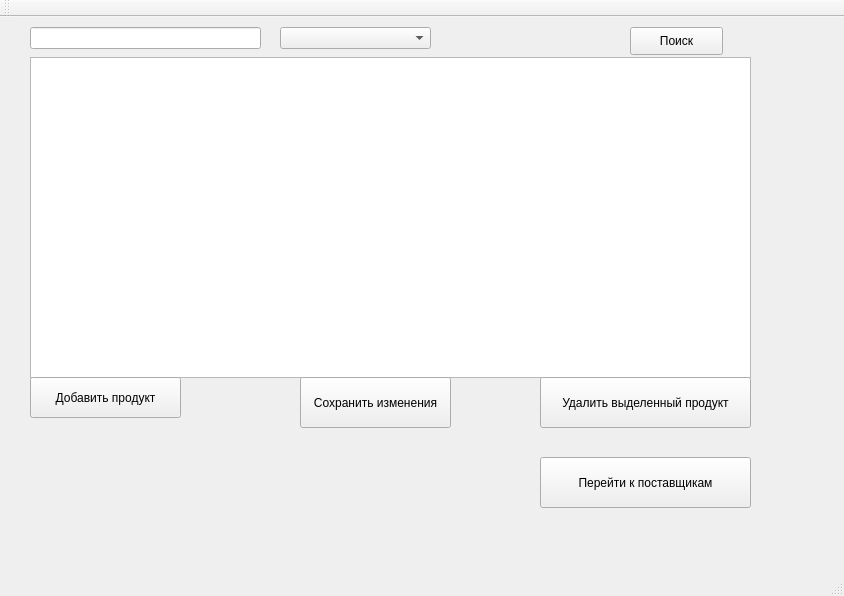
<?xml version="1.0" encoding="UTF-8"?>
<ui version="4.0">
 <class>MainWindow</class>
 <widget class="QMainWindow" name="MainWindow">
  <property name="geometry">
   <rect>
    <x>0</x>
    <y>0</y>
    <width>844</width>
    <height>596</height>
   </rect>
  </property>
  <property name="windowTitle">
   <string>MainWindow</string>
  </property>
  <widget class="QWidget" name="centralWidget">
   <widget class="QTableView" name="tableView">
    <property name="geometry">
     <rect>
      <x>30</x>
      <y>40</y>
      <width>721</width>
      <height>321</height>
     </rect>
    </property>
   </widget>
   <widget class="QPushButton" name="pushButton">
    <property name="geometry">
     <rect>
      <x>540</x>
      <y>440</y>
      <width>211</width>
      <height>51</height>
     </rect>
    </property>
    <property name="text">
     <string>Перейти к поставщикам</string>
    </property>
   </widget>
   <widget class="QPushButton" name="add">
    <property name="geometry">
     <rect>
      <x>30</x>
      <y>360</y>
      <width>151</width>
      <height>41</height>
     </rect>
    </property>
    <property name="text">
     <string>Добавить продукт</string>
    </property>
   </widget>
   <widget class="QLineEdit" name="lineEdit">
    <property name="geometry">
     <rect>
      <x>30</x>
      <y>10</y>
      <width>231</width>
      <height>22</height>
     </rect>
    </property>
   </widget>
   <widget class="QPushButton" name="pushButton_3">
    <property name="geometry">
     <rect>
      <x>540</x>
      <y>360</y>
      <width>211</width>
      <height>51</height>
     </rect>
    </property>
    <property name="text">
     <string>Удалить выделенный продукт</string>
    </property>
   </widget>
   <widget class="QPushButton" name="pushButton_4">
    <property name="geometry">
     <rect>
      <x>300</x>
      <y>360</y>
      <width>151</width>
      <height>51</height>
     </rect>
    </property>
    <property name="text">
     <string>Сохранить изменения</string>
    </property>
   </widget>
   <widget class="QPushButton" name="pushButton_2">
    <property name="geometry">
     <rect>
      <x>630</x>
      <y>10</y>
      <width>93</width>
      <height>28</height>
     </rect>
    </property>
    <property name="text">
     <string>Поиск</string>
    </property>
   </widget>
   <widget class="QComboBox" name="comboBox">
    <property name="geometry">
     <rect>
      <x>280</x>
      <y>10</y>
      <width>151</width>
      <height>22</height>
     </rect>
    </property>
   </widget>
  </widget>
  <widget class="QMenuBar" name="menuBar">
   <property name="geometry">
    <rect>
     <x>0</x>
     <y>0</y>
     <width>844</width>
     <height>26</height>
    </rect>
   </property>
  </widget>
  <widget class="QToolBar" name="mainToolBar">
   <attribute name="toolBarArea">
    <enum>TopToolBarArea</enum>
   </attribute>
   <attribute name="toolBarBreak">
    <bool>false</bool>
   </attribute>
  </widget>
  <widget class="QStatusBar" name="statusBar"/>
 </widget>
 <layoutdefault spacing="6" margin="11"/>
 <resources/>
 <connections/>
</ui>
